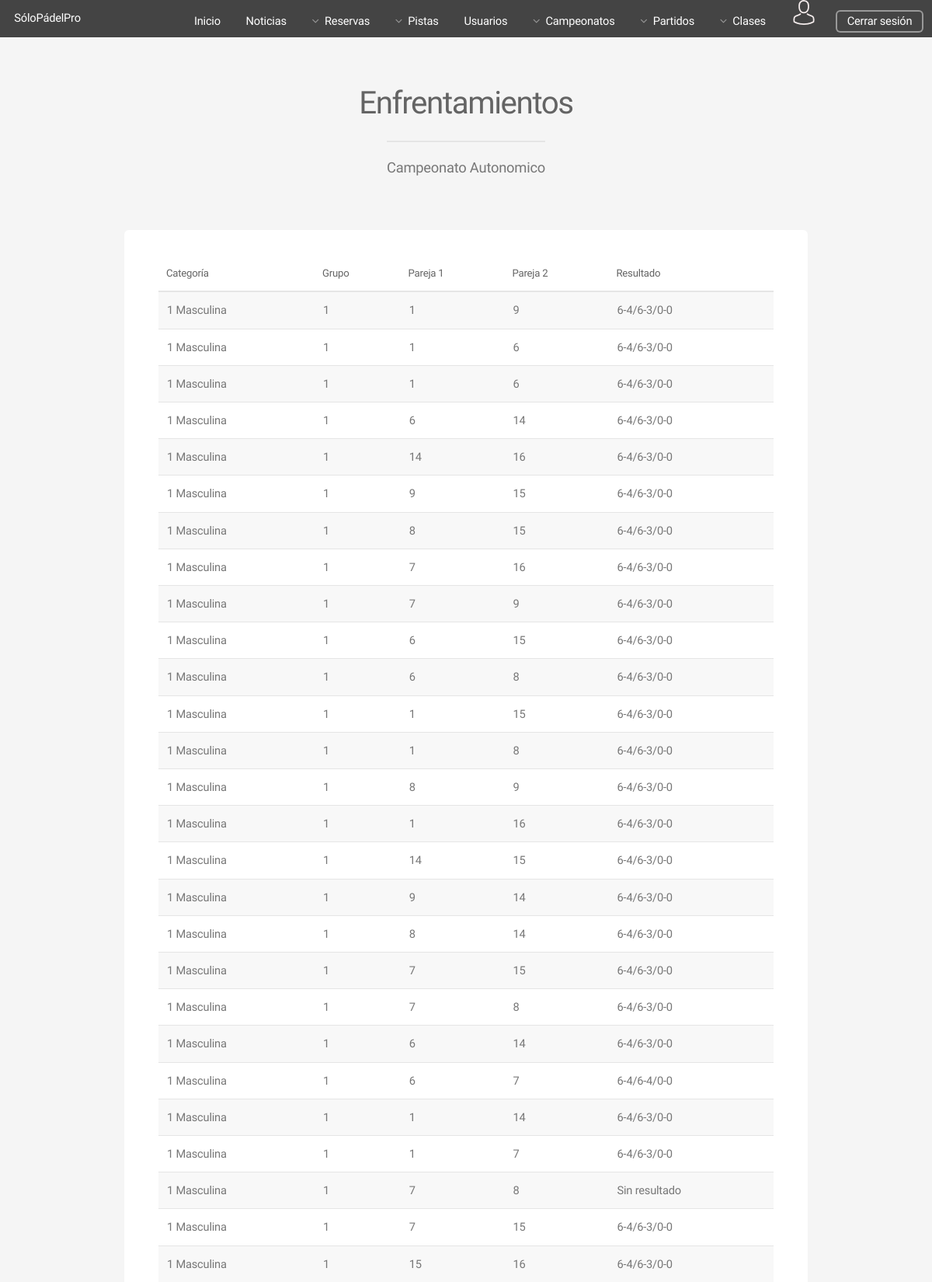
Page /Controllers/CAMPEONATO_Controller.php?action=SHOWALLENF&id=2&nombre=Campeonato Autonomico (signed in, upper part) on the committed database.
### tables this page shows
CREATE TABLE IF NOT EXISTS ENFRENTAMIENTO(
  ID int(225) AUTO_INCREMENT NOT NULL,
  GRUPO_ID int(225) NOT NULL,
  RESULTADO varchar(25),
  PAREJA_1 int(225) NOT NULL,
  PAREJA_2 int(225) NOT NULL,
  RESERVA_ID int(225),
  PRIMARY KEY(ID),
  FOREIGN KEY (PAREJA_1) REFERENCES PAREJA (ID) ON DELETE CASCADE,
  FOREIGN KEY (PAREJA_2) REFERENCES PAREJA (ID) ON DELETE CASCADE,
  FOREIGN KEY (RESERVA_ID) REFERENCES RESERVA (ID) ON DELETE CASCADE,
  FOREIGN KEY (GRUPO_ID) REFERENCES GRUPO (ID) ON DELETE CASCADE
);

CREATE TABLE IF NOT EXISTS CATEGORIA(
  ID int(225) AUTO_INCREMENT NOT NULL,
  NIVEL int(5) NOT NULL,
  GENERO varchar(10) NOT NULL,
  PRIMARY KEY (ID)
);

CREATE TABLE IF NOT EXISTS GRUPO(
  ID int(225) AUTO_INCREMENT NOT NULL ,
  NOMBRE char(1) NOT NULL,
  CAMPEONATO_ID int(225) NOT NULL,
  CATEGORIA_ID int(225) NOT NULL,
  PRIMARY KEY(ID),
  FOREIGN KEY (CAMPEONATO_ID) REFERENCES CAMPEONATO (ID) ON DELETE CASCADE,
  FOREIGN KEY (CATEGORIA_ID) REFERENCES CATEGORIA (ID) ON DELETE CASCADE
);

### Controllers/CAMPEONATO_Controller.php (called while the page is built, shortened)
<?php
    include "../Views/ENFRENTAMIENTO/SHOWALLENF_View.php";
    include "../Models/ENFRENTAMIENTO_Model.php";
	if(isset($_REQUEST['action']))  {
        $action = $_REQUEST['action'];
    }else{
        $action = '';
    }
    if(isset($_REQUEST['id']))  {
        $id = $_REQUEST['id'];
    }else{
        $id = '';
    }
    if(isset($_REQUEST['nombre']))  {
        $nombre = $_REQUEST['nombre'];
    }else{
      $nombre = NULL;
    }
    switch ($action) {
        case 'SHOWALLENF':
            $CAMPEONATO = new ENFRENTAMIENTO_Model('','','','','');
            $enfrentamientos = $CAMPEONATO->SHOWALL_ENFRENTAMIENTOS($id);
            new EnfrentamientosCampeonato($nombre,$enfrentamientos);
            break;
    }
?>

### Models/ENFRENTAMIENTO_Model.php (called while the page is built, shortened)
<?php
class ENFRENTAMIENTO_Model{
	function __construct($grupo_id,$resultado,$pareja_1,$pareja_2,$reserva_id){
        include_once '../Functions/Access_DB.php';
        $this->mysqli = ConnectDB();
    }
        function SHOWALL_ENFRENTAMIENTOS($id){
        $sql_enf = "SELECT  CA.NOMBRE AS CAM_NOMBRE,
                                    CT.NIVEL,
                                    CT.GENERO,
                                    G.NOMBRE AS GR_NOMBRE,
                                    E.ID AS ENFRENTAMIENTO_ID,
                                    E.PAREJA_1 AS PAREJA1_ID,
                                    E.PAREJA_2 AS PAREJA2_ID,
                                    E.RESULTADO
                                    FROM
                                    ENFRENTAMIENTO E,
                                    GRUPO G,
                                    CATEGORIA CT,
                                    CAMPEONATO CA
                                    WHERE
                                    (E.GRUPO_ID = G.ID) and
                                    (G.CAMPEONATO_ID = CA.ID) and
                                    (G.CATEGORIA_ID = CT.ID) and
                                    (CA.ID = '$id')
                                    ORDER BY G.ID
                            ";
                $result_enf = $this->mysqli->query($sql_enf);
                return $result_enf;
    }
}
?>

### Functions/Access_DB.php (called while the page is built, shortened)
<?php
function ConnectDB(){
   $conexion = mysqli_connect("localhost", "abp41", "abp41", "ABP") or (new MESSAGE('ERROR: No se ha podido conectar con la base de datos', '../index.php'));
 if ($conexion->connect_errno) {
    	return false;
 }else{
 	return $conexion;
 }
}
?>

### Views/ENFRENTAMIENTO/SHOWALLENF_View.php (the view)
<?php
class EnfrentamientosCampeonato{
	var $showall;
	var $nombre;
	function __construct($nombre,$showall){
		$this->showall = $showall;
		$this->nombre = $nombre;
		$this->render();
	}
function render(){
    include '../Views/HEADER_View.php';
?>
	<section id="main" class="container">
		<header>
		   <h2>Enfrentamientos</h2>
		    <p><?php echo $this->nombre ?></p>
		 </header>
		<div class="row">
			<div class="col-12">
			   <section class="box">
			    		<div class="table-wrapper">
							<table>
								<thead >
									<tr>
										<th>Categoría</th>
										<th>Grupo</th>
										<th>Pareja 1</th>
										<th>Pareja 2</th>
										<th>Resultado</th>
									</tr>
								</thead>
								<tbody>
							<?php
							while ($row_proximos = mysqli_fetch_array($this->showall)) {
						?>
									<tr>
										<td><?php echo $row_proximos['NIVEL']." ".$row_proximos['GENERO'] ?></td>
										<td><?php echo $row_proximos['GR_NOMBRE']?></td>
										<td><?php echo $row_proximos['PAREJA1_ID']?></td>
										<td><?php echo $row_proximos['PAREJA2_ID']?></td>
										<?php if($row_proximos['RESULTADO'] <> NULL){ ?>
											<td><?php echo $row_proximos['RESULTADO']?></td>
										<?php }else{ ?>
											<td><?php echo "Sin resultado"?></td>
										<?php } ?>
									</tr>
						<?php }?>
								</tbody>
							</table>
						</div>
			    	</section>
			</div>
		</div>
    </section>
    <?php
        include '../Views/FOOTER_View.php';
        }
    }
    ?>

### assets/css/main.css (style rules this page uses)
html, body, div, span, applet, object, iframe, h1, h2, h3, h4, h5, h6, p, blockquote, pre, a, abbr, acronym, address, big, cite, code, del, dfn, em, img, ins, kbd, q, s, samp, small, strike, strong, sub, sup, tt, var, b, u, i, center, dl, dt, dd, ol, ul, li, fieldset, form, label, legend, table, caption, tbody, tfoot, thead, tr, th, td, article, aside, canvas, details, embed, figure, figcaption, footer, header, hgroup, menu, nav, output, ruby, section, summary, time, mark, audio, video { margin: 0; padding: 0; border: 0; font-size: 100%; font: inherit; vertical-align: baseline; }
article, aside, details, figcaption, figure, footer, header, hgroup, menu, nav, section { display: block; }
body { line-height: 1; }
table { border-collapse: collapse; border-spacing: 0; }
body { -webkit-text-size-adjust: none; }
body { -ms-overflow-style: scrollbar; }
html { box-sizing: border-box; }
*, *:before, *:after { box-sizing: inherit; }
body { background: #f5f5f5; }
body, input, select, textarea { color: #777; font-family: "Source Sans Pro", sans-serif; font-size: 16pt; font-weight: 300; line-height: 1.65em; letter-spacing: -0.015em; }
p { margin: 0 0 2em 0; }
h1, h2, h3, h4, h5, h6 { color: #646464; font-weight: 300; line-height: 1em; margin: 0 0 0.5em 0; }
h2 { font-size: 2.25em; line-height: 1.5em; letter-spacing: -0.035em; }
.row { display: flex; flex-wrap: wrap; box-sizing: border-box; align-items: stretch; }
.row>* { box-sizing: border-box; }
.row>.col-12 { width: 100%; }
.row { margin-top: 0; margin-left: -2em; }
.row>* { padding: 0 0 0 2em; }
@media screen and (max-width: 1680px) { .row { display: flex; flex-wrap: wrap; box-sizing: border-box; align-items: stretch; } }
@media screen and (max-width: 1680px) { .row>* { box-sizing: border-box; } }
@media screen and (max-width: 1680px) { .row { margin-top: 0; margin-left: -2em; } }
@media screen and (max-width: 1680px) { .row>* { padding: 0 0 0 2em; } }
@media screen and (max-width: 1280px) { .row { display: flex; flex-wrap: wrap; box-sizing: border-box; align-items: stretch; } }
@media screen and (max-width: 1280px) { .row>* { box-sizing: border-box; } }
@media screen and (max-width: 1280px) { .row { margin-top: 0; margin-left: -2em; } }
@media screen and (max-width: 1280px) { .row>* { padding: 0 0 0 2em; } }
.container { margin: 0 auto; max-width: calc(100% - 5em); width: 60em; }
header p { color: #999; position: relative; margin: 0 0 1.5em 0; font-style: italic; }
header h2+p { font-size: 1.25em; margin-top: -1em; line-height: 1.5em; }
.box { background: #fff; border-radius: 6px; box-shadow: 0 2px 0 0 #e5e5e5; margin: 0 0 2em 0; padding: 3em; }
.box> :last-child { margin-bottom: 0; }
.table-wrapper { -webkit-overflow-scrolling: touch; overflow-x: auto; }
table { margin: 0 0 2em 0; width: 100%; }
table tbody tr { border: solid 1px #e5e5e5; border-left: 0; border-right: 0; }
table tbody tr:nth-child(2n+1) { background-color: #f8f8f8; }
table td { padding: 0.75em 0.75em; }
table th { color: #646464; font-size: 0.9em; font-weight: 300; padding: 0 0.75em 0.75em 0.75em; text-align: left; }
table thead { border-bottom: solid 2px #e5e5e5; }
#main { padding: 4em 0; }
#main>header { text-align: center; margin: 0 0 3em 0; }
#main>header h2 { font-size: 2.75em; margin: 0; }
#main>header p { border-top: solid 2px #e5e5e5; color: #777; display: inline-block; font-style: normal; margin: 1em 0 0 0; padding: 1em 0 1.25em 0; }
@media screen and (max-width: 1680px) { body, input, select, textarea { font-size: 13pt; } }
@media screen and (max-width: 1280px) { body, input, select, textarea { font-size: 11pt; } }

### rows in the picture
enfrentamiento: categoria.NIVEL "1", categoria.GENERO "Masculina", GRUPO_ID.NOMBRE "1", PAREJA_1 "1", PAREJA_2 "9", RESULTADO "6-4/6-3/0-0"
enfrentamiento: categoria.NIVEL "1", categoria.GENERO "Masculina", GRUPO_ID.NOMBRE "1", PAREJA_1 "1", PAREJA_2 "6", RESULTADO "6-4/6-3/0-0"
enfrentamiento: categoria.NIVEL "1", categoria.GENERO "Masculina", GRUPO_ID.NOMBRE "1", PAREJA_1 "1", PAREJA_2 "6", RESULTADO "6-4/6-3/0-0"
enfrentamiento: categoria.NIVEL "1", categoria.GENERO "Masculina", GRUPO_ID.NOMBRE "1", PAREJA_1 "6", PAREJA_2 "14", RESULTADO "6-4/6-3/0-0"
enfrentamiento: categoria.NIVEL "1", categoria.GENERO "Masculina", GRUPO_ID.NOMBRE "1", PAREJA_1 "14", PAREJA_2 "16", RESULTADO "6-4/6-3/0-0"
enfrentamiento: categoria.NIVEL "1", categoria.GENERO "Masculina", GRUPO_ID.NOMBRE "1", PAREJA_1 "9", PAREJA_2 "15", RESULTADO "6-4/6-3/0-0"
enfrentamiento: categoria.NIVEL "1", categoria.GENERO "Masculina", GRUPO_ID.NOMBRE "1", PAREJA_1 "8", PAREJA_2 "15", RESULTADO "6-4/6-3/0-0"
enfrentamiento: categoria.NIVEL "1", categoria.GENERO "Masculina", GRUPO_ID.NOMBRE "1", PAREJA_1 "7", PAREJA_2 "16", RESULTADO "6-4/6-3/0-0"
enfrentamiento: categoria.NIVEL "1", categoria.GENERO "Masculina", GRUPO_ID.NOMBRE "1", PAREJA_1 "7", PAREJA_2 "9", RESULTADO "6-4/6-3/0-0"
enfrentamiento: categoria.NIVEL "1", categoria.GENERO "Masculina", GRUPO_ID.NOMBRE "1", PAREJA_1 "6", PAREJA_2 "15", RESULTADO "6-4/6-3/0-0"
enfrentamiento: categoria.NIVEL "1", categoria.GENERO "Masculina", GRUPO_ID.NOMBRE "1", PAREJA_1 "6", PAREJA_2 "8", RESULTADO "6-4/6-3/0-0"
enfrentamiento: categoria.NIVEL "1", categoria.GENERO "Masculina", GRUPO_ID.NOMBRE "1", PAREJA_1 "1", PAREJA_2 "15", RESULTADO "6-4/6-3/0-0"
enfrentamiento: categoria.NIVEL "1", categoria.GENERO "Masculina", GRUPO_ID.NOMBRE "1", PAREJA_1 "1", PAREJA_2 "8", RESULTADO "6-4/6-3/0-0"
enfrentamiento: categoria.NIVEL "1", categoria.GENERO "Masculina", GRUPO_ID.NOMBRE "1", PAREJA_1 "8", PAREJA_2 "9", RESULTADO "6-4/6-3/0-0"
enfrentamiento: categoria.NIVEL "1", categoria.GENERO "Masculina", GRUPO_ID.NOMBRE "1", PAREJA_1 "1", PAREJA_2 "16", RESULTADO "6-4/6-3/0-0"
enfrentamiento: categoria.NIVEL "1", categoria.GENERO "Masculina", GRUPO_ID.NOMBRE "1", PAREJA_1 "14", PAREJA_2 "15", RESULTADO "6-4/6-3/0-0"
enfrentamiento: categoria.NIVEL "1", categoria.GENERO "Masculina", GRUPO_ID.NOMBRE "1", PAREJA_1 "9", PAREJA_2 "14", RESULTADO "6-4/6-3/0-0"
enfrentamiento: categoria.NIVEL "1", categoria.GENERO "Masculina", GRUPO_ID.NOMBRE "1", PAREJA_1 "8", PAREJA_2 "14", RESULTADO "6-4/6-3/0-0"
enfrentamiento: categoria.NIVEL "1", categoria.GENERO "Masculina", GRUPO_ID.NOMBRE "1", PAREJA_1 "7", PAREJA_2 "15", RESULTADO "6-4/6-3/0-0"
enfrentamiento: categoria.NIVEL "1", categoria.GENERO "Masculina", GRUPO_ID.NOMBRE "1", PAREJA_1 "7", PAREJA_2 "8", RESULTADO "6-4/6-3/0-0"
enfrentamiento: categoria.NIVEL "1", categoria.GENERO "Masculina", GRUPO_ID.NOMBRE "1", PAREJA_1 "6", PAREJA_2 "14", RESULTADO "6-4/6-3/0-0"
enfrentamiento: categoria.NIVEL "1", categoria.GENERO "Masculina", GRUPO_ID.NOMBRE "1", PAREJA_1 "6", PAREJA_2 "7", RESULTADO "6-4/6-4/0-0"
enfrentamiento: categoria.NIVEL "1", categoria.GENERO "Masculina", GRUPO_ID.NOMBRE "1", PAREJA_1 "1", PAREJA_2 "14", RESULTADO "6-4/6-3/0-0"
enfrentamiento: categoria.NIVEL "1", categoria.GENERO "Masculina", GRUPO_ID.NOMBRE "1", PAREJA_1 "1", PAREJA_2 "7", RESULTADO "6-4/6-3/0-0"
enfrentamiento: categoria.NIVEL "1", categoria.GENERO "Masculina", GRUPO_ID.NOMBRE "1", PAREJA_1 "7", PAREJA_2 "8", shows "Sin resultado"
enfrentamiento: categoria.NIVEL "1", categoria.GENERO "Masculina", GRUPO_ID.NOMBRE "1", PAREJA_1 "7", PAREJA_2 "15", RESULTADO "6-4/6-3/0-0"
enfrentamiento: categoria.NIVEL "1", categoria.GENERO "Masculina", GRUPO_ID.NOMBRE "1", PAREJA_1 "15", PAREJA_2 "16", RESULTADO "6-4/6-3/0-0"

### other values in the picture
$this->nombre "Campeonato Autonomico"
